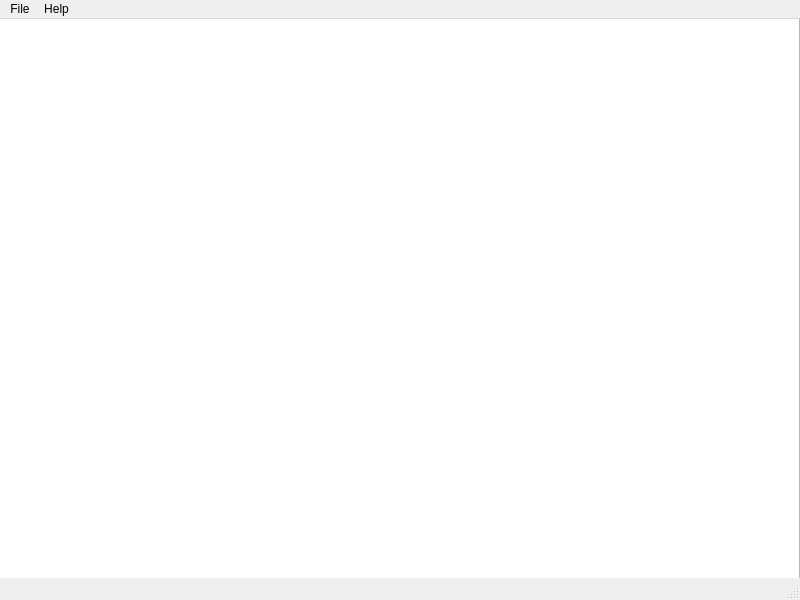
<?xml version="1.0" encoding="UTF-8"?>
<ui version="4.0">
 <class>notepanda</class>
 <widget class="QMainWindow" name="notepanda">
  <property name="geometry">
   <rect>
    <x>0</x>
    <y>0</y>
    <width>800</width>
    <height>600</height>
   </rect>
  </property>
  <property name="windowTitle">
   <string>notepanda</string>
  </property>
  <widget class="QWidget" name="centralwidget">
   <widget class="QWidget" name="verticalLayoutWidget">
    <property name="geometry">
     <rect>
      <x>-1</x>
      <y>-1</y>
      <width>801</width>
      <height>571</height>
     </rect>
    </property>
    <layout class="QVBoxLayout" name="verticalLayout">
     <item>
      <widget class="QTextEdit" name="textEdit"/>
     </item>
    </layout>
   </widget>
  </widget>
  <widget class="QMenuBar" name="menubar">
   <property name="geometry">
    <rect>
     <x>0</x>
     <y>0</y>
     <width>800</width>
     <height>26</height>
    </rect>
   </property>
   <widget class="QMenu" name="menuFile">
    <property name="title">
     <string>File</string>
    </property>
    <addaction name="actionNew"/>
    <addaction name="actionOpen"/>
   </widget>
   <widget class="QMenu" name="menuAbout">
    <property name="title">
     <string>Help</string>
    </property>
    <addaction name="actionAbout"/>
   </widget>
   <addaction name="menuFile"/>
   <addaction name="menuAbout"/>
  </widget>
  <widget class="QStatusBar" name="statusbar"/>
  <action name="actionNew">
   <property name="text">
    <string>New</string>
   </property>
  </action>
  <action name="actionOpen">
   <property name="text">
    <string>Open</string>
   </property>
  </action>
  <action name="actionAbout">
   <property name="text">
    <string>About</string>
   </property>
  </action>
 </widget>
 <resources/>
 <connections/>
</ui>
